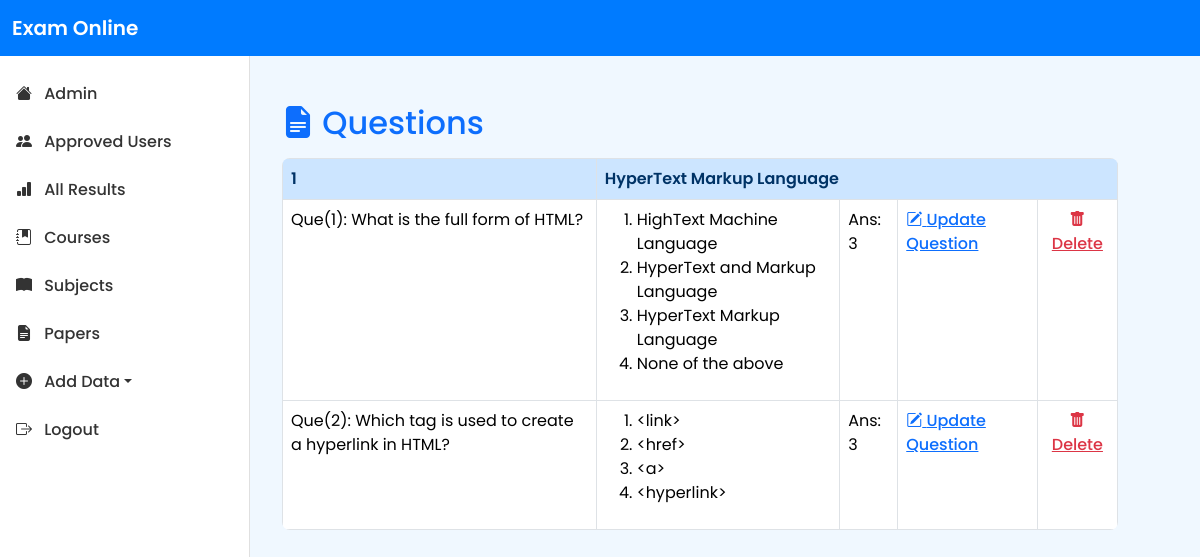
/examapp/subjectpaper/5, run on the app's committed database.
### examapp/models.py (models this page shows, shortened)
class papermodel(models.Model):
    subject = models.ForeignKey(subjectmodel, on_delete=models.CASCADE)
    question = models.CharField(max_length=255)
    option1 = models.CharField(max_length=200)
    option2 = models.CharField(max_length=200)
    option3 = models.CharField(max_length=200)
    option4 = models.CharField(max_length=200)
    answer = models.IntegerField()

class subjectmodel(models.Model):
    name = models.CharField(max_length=100, unique=True)
    short_name=models.CharField(max_length=50)

### examapp/views.py (the view)
# urls.py: path('subjectpaper/<int:id>',views.subjectpaper),
def subjectpaper(request, id):
    papers = papermodel.objects.filter(subject_id=id) if id else []
    subject=subjectmodel.objects.get(id=id)
    questions = {subject.name: list(papers)}
    return render(request, 'paper.html', {'questions': questions})

### examapp/templates/paper.html (shortened to what this page needs)
{% load static %}
<!DOCTYPE html>
<html lang="en">
<head>
    <link rel="stylesheet" href="{% static 'examapp/css/bootstrap.min.css' %}" />
    <link href="https://cdn.jsdelivr.net/npm/bootstrap-icons@1.10.5/font/bootstrap-icons.css" rel="stylesheet" />
    <link rel="stylesheet" href="{% static 'examapp/css/onlineadmin.css' %}">
</head>
<body>
    <nav class="navbar navbar-expand-lg bg-info fixed-top">
        <div class="container-fluid">
            <a class="navbar-brand text-white" href="/examapp/admin/101"> Exam Online </a>
        </div>
    </nav>
    <div class="sidebar d-none d-lg-block">
        <ul class="navbar-nav flex-column">
            <li class="nav-item active"><a class="nav-link" href="/examapp/admin/101"><i class="bi bi-house-fill"></i>
                    Admin</a></li>
            <li class="nav-item"><a class="nav-link" href="/examapp/viewusers"><i class="bi bi-people-fill"></i>
                    Approved Users</a></li>
            <li class="nav-item"><a class="nav-link" href="/examapp/allresults"><i class="bi bi-bar-chart-fill"></i> All
                    Results</a></li>
            <li class="nav-item"><a class="nav-link" href="/examapp/courses"><i class="bi bi-journal-bookmark-fill"></i>
                    Courses</a></li>
            <li class="nav-item"><a class="nav-link" href="/examapp/subjects"><i class="bi bi-book-fill"></i>
                    Subjects</a></li>
            <li class="nav-item"><a class="nav-link" href="/examapp/paper"><i class="bi bi-file-earmark-text-fill"></i>
                    Papers</a></li>
            <li class="nav-item dropdown">
                <a class="nav-link dropdown-toggle" data-bs-toggle="dropdown" href="#"><i
                        class="bi bi-plus-circle-fill"></i> Add Data</a>
            </li>
            <li class="nav-item"><a class="nav-link" href="/examapp/home"><i class="bi bi-box-arrow-right"></i>
                    Logout</a></li>
        </ul>
    </div>
    <div class="admindata container-fluid">
        <div class="container my-4">
            {% if questions %}
            <h2 class="text-primary mb-3"><i class="bi bi-file-earmark-text-fill"></i> Questions</h2>
            <div class="table-responsive">
                <table class="table table-hover table-bordered">
                    {% for subject, papers in questions.items %}
                    <thead>
                        <tr>
                            <th>{{forloop.counter}}</th>
                            <th colspan="7">{{ subject }}</th>
                        </tr>
                    </thead>
                    <tbody>
                        <tr>
                            {% for paper in papers %}
                            <td>Que({{forloop.counter}}): {{ paper.question }}</td>
                            <td>
                                <ol>
                                    <li>{{ paper.option1 }}</li>
                                    <li>{{ paper.option2 }}</li>
                                    <li>{{ paper.option3 }}</li>
                                    <li>{{ paper.option4 }}</li>
                                </ol>
                            </td>
                            <td>Ans: {{ paper.answer }}</td>
                            <td><a href="/examapp/editpaper/{{paper.id}}" class="btn-none"> <i
                                        class="bi bi-pencil-square"></i> Update Question</a></td>
                            <td> <button onclick="conform(this)" id="{{paper.id}}" value="paper"
                                    class="btn-none  text-danger"><i class="bi bi-trash-fill"></i> Delete</button></td>
                        </tr>
                        {% endfor %}
                        {% endfor %}
                    </tbody>
                </table>
            </div>
            {% endif %}
        </div>
    </div>
</body>
</html>

### examapp/static/examapp/css/onlineadmin.css (style rules this page uses)
* { margin: 0; padding: 0; scroll-behavior: smooth; box-sizing: border-box; }
body { font-family: 'Poppins', sans-serif; background-color: #f0f8ff; }
.navbar { background-color: #007bff !important; }
.navbar-brand { font-weight: 600; }
.sidebar { width: 250px; background-color: #ffffff; height: 100vh; position: fixed; padding-top: 70px; border-right: 1px solid #e0e0e0; }
.sidebar .nav-link { color: #333; font-weight: 500; padding: 0.75rem 1rem; transition: all 0.3s ease; }
.sidebar .bi { margin-right: 8px; }
.admindata { margin-left: 250px; padding: 80px 20px 20px; }

### examapp/templates/paper.html (style rules this page uses)
.btn-none { background: none; border: none; color: #0d6efd; font-weight: 500; text-decoration: underline; cursor: pointer; }
.table { animation: slideFade 0.6s ease; border-radius: 8px; overflow: hidden; }
.table th { background-color: #cce5ff; color: #003366; font-weight: 600; }
.admindata { padding: 80px 20px 20px; margin-left: 0px; transition: margin-left 0.3s ease-in-out; }
@media (min-width: 992px) { .admindata { margin-left: 250px; width: 75vw; } }

### data on the page
papermodel: name "HyperText Markup Language", question "What is the full form of HTML?", option1 "HighText Machine Language", option2 "HyperText and Markup Language", option3 "HyperText Markup Language", option4 "None of the above", answer "3"
papermodel: question "Which tag is used to create a hyperlink in HTML?", option1 "<link>", option2 "<href>", option3 "<a>", option4 "<hyperlink>", answer "3"
